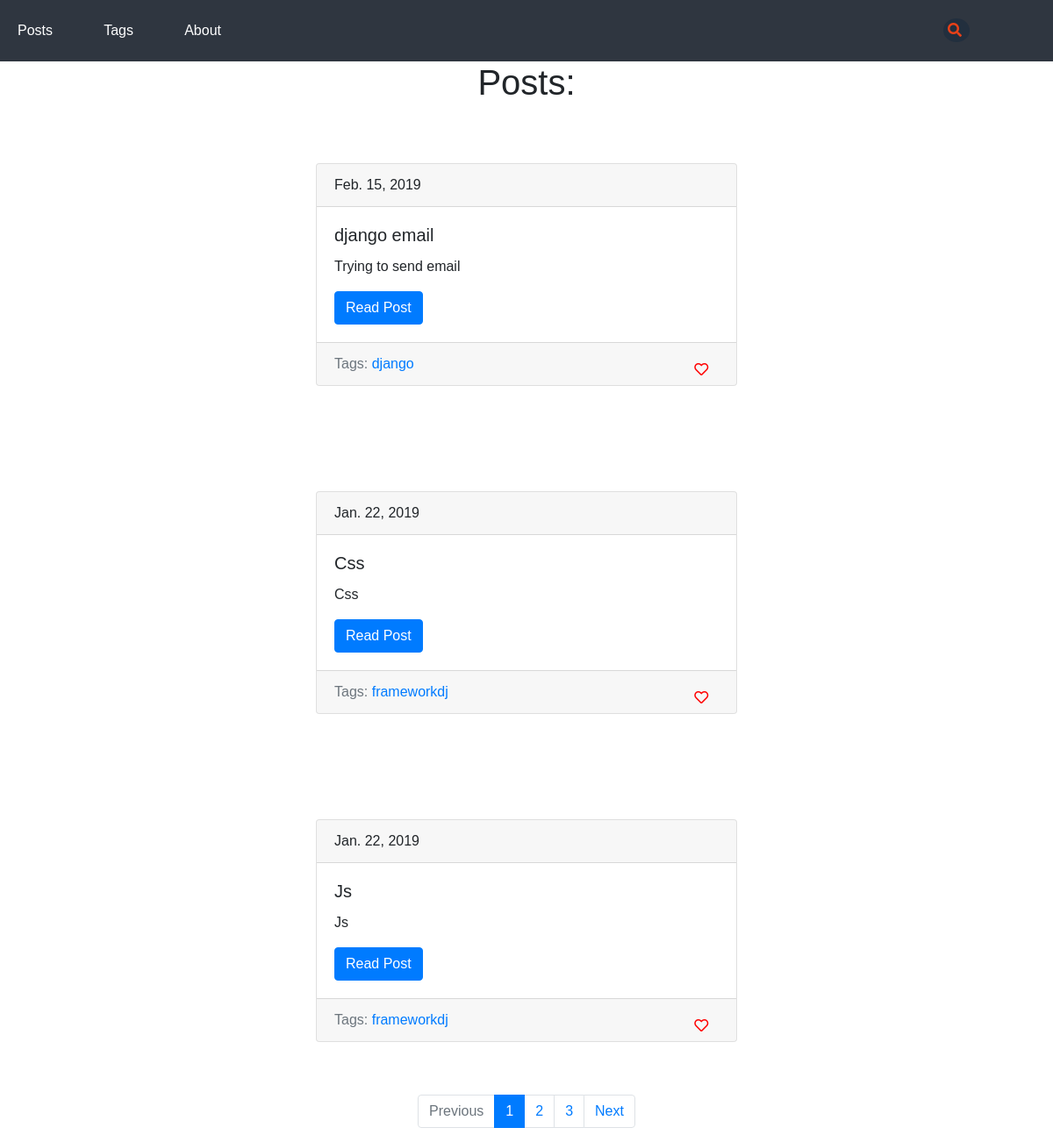
/blog/, run on an earlier commit of the app's database.
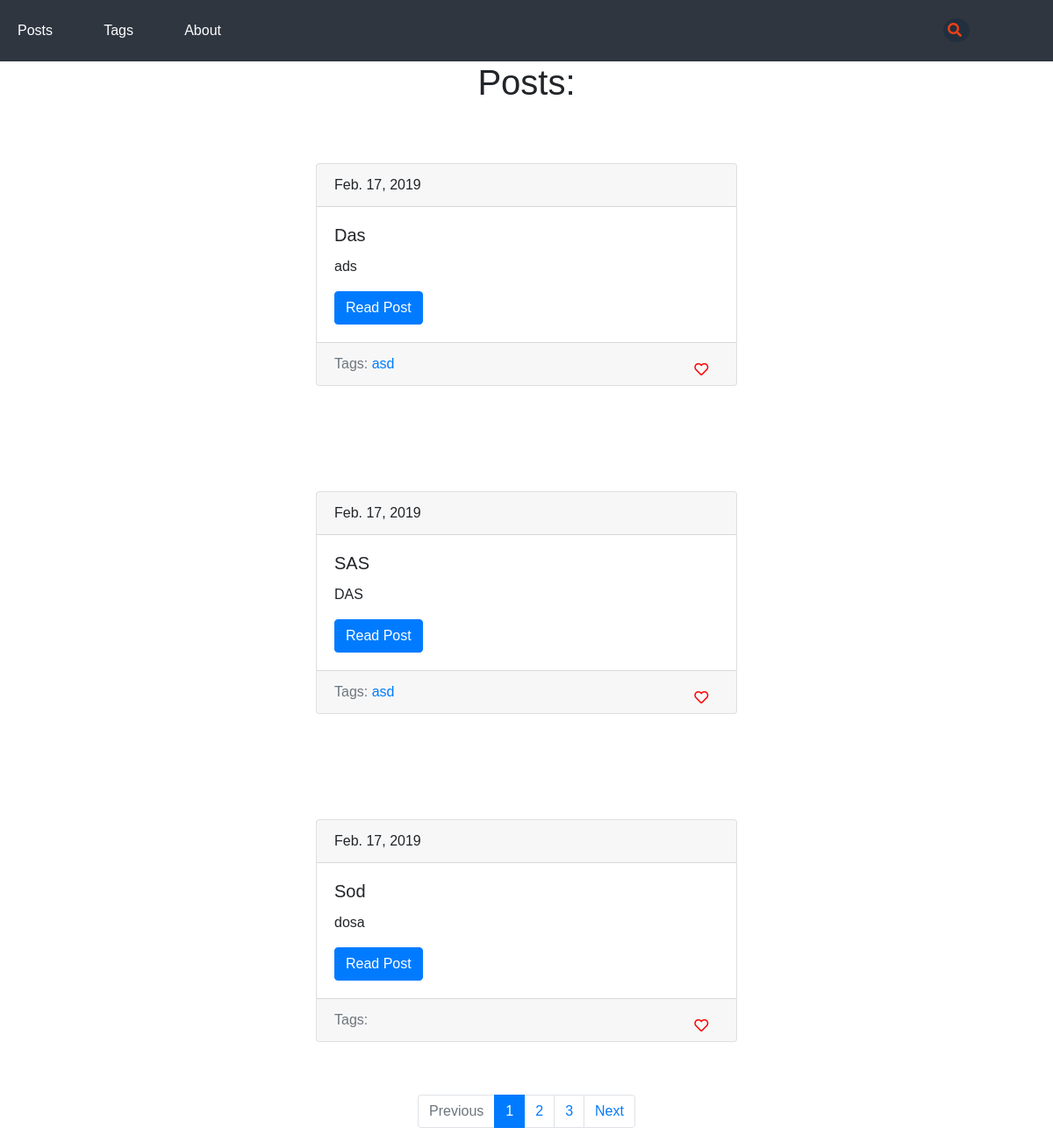
And on a later commit of the database.
### blog/models.py (models this page shows, shortened)
class Post(models.Model):#создаём класс Post для работы с бд
    title = models.CharField(max_length = 150, db_index = True)#заголовок
    slug = models.SlugField(max_length = 150, blank = True, unique = True)#ссылка понятая для юзера(должна быть уникальной)
    body = models.TextField(blank = True, db_index = True)#тело текста
    date_pub = models.DateField(auto_now_add = True)#время публикации
    tags = models.ManyToManyField("Tag", blank = True, related_name = "posts")
    def get_absolute_url(self):#имя функции - лучше использовать такое
        return reverse("post_detail_url", kwargs = {"slug": self.slug})
    class Meta:
        ordering = ["-date_pub"]#посты будут сортироваться для пагинатора так: самые новые вверху, старые внизу(-)указываем для этого

class Tag(models.Model):
    title = models.CharField(max_length = 50)
    slug = models.SlugField(max_length = 50, unique = True)
    def get_absolute_url(self):#имя функции - лучше использовать такое
        return reverse("tag_detail_url", kwargs = {"slug": self.slug})
    class Meta:
        ordering = ["title"]#в алф порядке

### blog/views.py (the view)
def postsList(request):
    search_query = request.GET.get("search", "")#по ум = "", а не пустой = инпуту формы с именем как имя первого аргумента
    if search_query:#если поисковой запрос не пустой
        posts = Post.objects.filter(Q(title__icontains=search_query) | Q(body__icontains=search_query))
    else:
        posts = Post.objects.all()#печатаем все посты из бд
    paginator = Paginator(posts, 3)# по 2 поста на стр
    page_number = request.GET.get("page", 1)#1-значение,если не найдена стр
    page = paginator.get_page(page_number)#1 стр#это как на сайтах встречается ?параметр =
    is_paginated = page.has_other_pages()
    if page.has_previous():
        prev_url = "?page={}".format(page.previous_page_number())
    else:
        prev_url = ""
    if page.has_next():
        next_url = "?page={}".format(page.next_page_number())
    else:
        next_url = ""
    context = {
        "page_object": page,
        "is_paginated": is_paginated,
        "next_url": next_url,
        "prev_url": prev_url
    }
    return render(request, "blog/posts.html", context = context)

### blog/templates/blog/posts.html (shortened to what this page needs)
{% extends "blog/baseBlog.html" %}
    {% block content %}
<div class="list">
    <h1>Posts:</h1>
    {% for post in page_object.object_list %}
        {% include "blog/includes/post_card_template.html" %}
    {% endfor %}
</div>
    {% endblock %}

### blog/templates/blog/includes/post_card_template.html
<div class="card" style = "margin: 5% 0; width: 40%">
  <div class="card-header">
    {{post.date_pub}}
  </div>
  <div class="card-body">
  <h5 class="card-title">{{post.title}}</h5>
  <p class="card-text">{{post.body|truncatewords:15}}</p>
  <a href="{{ post.get_absolute_url }}" class="btn btn-primary">Read Post</a>
  </div>
  <div class="card-footer text-muted">
    Tags:
    {% for tag in post.tags.all %}
      <a href="{{tag.get_absolute_url}}">{{tag.title}}</a>
    {% endfor %}
    <button class="like" type="submit"><i class="heart far fa-heart"></i></button>
  </div>
</div>

What changed in the data, as far as the page shows it:
no longer on this page (row unchanged): Post: date_pub "Feb. 15, 2019", title "django email", body "Trying to send email"
no longer on this page (row unchanged): Tag: title "django", shown under "Feb. 15, 2019"
no longer on this page (row unchanged): Post: date_pub "Jan. 22, 2019", title "Css", body "Css"
no longer on this page (row unchanged): Tag: title "frameworkdj"
no longer on this page (row unchanged): Post: date_pub "Jan. 22, 2019", title "Js", body "Js"
added Post: date_pub "Feb. 17, 2019", title "Das", body "ads"
added Tag: title "asd"
added Post: date_pub "Feb. 17, 2019", title "SAS", body "DAS"
added Post: date_pub "Feb. 17, 2019", title "Sod", body "dosa"
